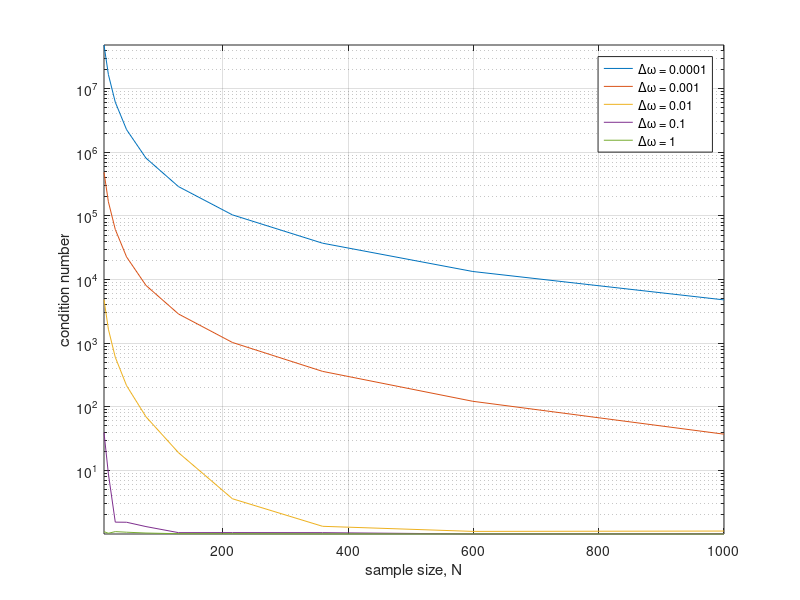

Here is the MATLAB script that generated this plot:
% Computes eigendecomposition of a simple 2-pole Hankel matrix and plots its condition
% number vs sample size and pole separation.
%
%
% HISTORY:
%
% 2021/04/29: - created by Vicente Zarzoso, UCA, CNRS, I3S, France.

% simulation parameters
num_dw = 5;                         % number of angular separation values
num_N = 10;                         % number of sample size values
dw = logspace(-4, 0, num_dw);       % pole angular separation
N = round(logspace(1, 3, num_N));   % sample size

cond_num = zeros(num_dw, num_N);

% loop over parameters
for i = 1:num_dw
    dw_current = dw(i);
    str = ['\Delta\omega = ', num2str(dw_current)];
    leg{i} = str;      % for legend
    disp(['===>>> Computing ', str])
   
    for j = 1:num_N
        
        % generate Vandermonde matrix of current parameters
        N_current = N(j);
        V = [ones(N_current, 1), exp(1j*(0:N_current-1)'*dw_current)];
        
        s = svd(V*V.');    % SVD of associated Hankel matrix
        
        cond_num(i, j) = abs(s(1)/s(2));
    end
    
end

% plot results
h = figure;
for i = 1:num_dw
    semilogy(N, cond_num(i, :)); hold on
end
grid; axis tight;
% set(gca, 'FontSize', 14)
xlabel('sample size, N');
ylabel('condition number');
legend(leg)

%% conditionNumber - Export Result Figure
% savefigPath = 'C:\Users\lukin\Documents\GitHub\Hankel-Matrices\matlab\fig';
% outNamePDF = 'eigen_hankel-conditionNumber';
% datetimestamp = datestr(now, 'yyyy-mm-dd');
% outfilename = strjoin({[savefigPath '\' outNamePDF '-' datetimestamp]});
% savefig_tight(h,outfilename);